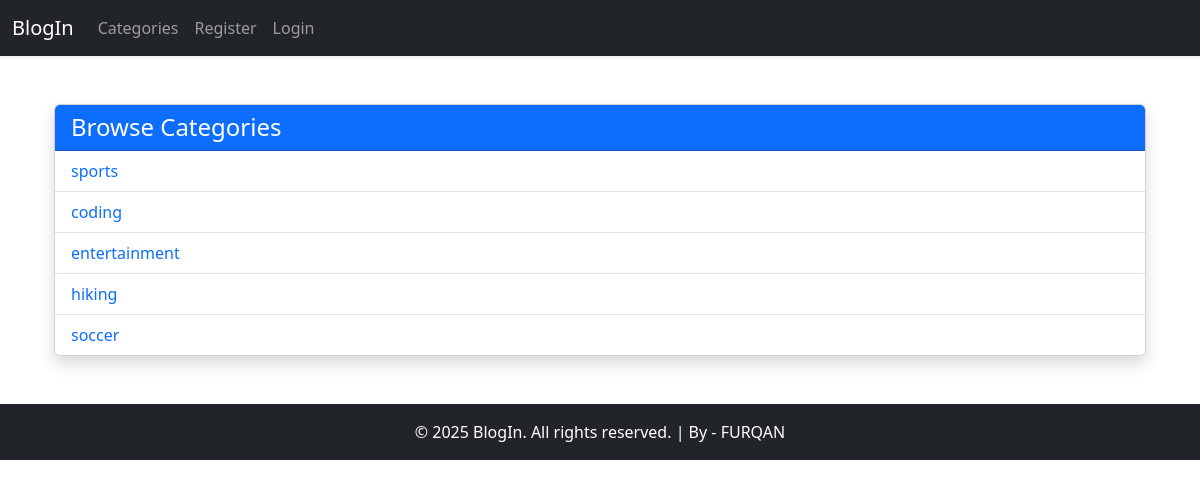
The page /category-list/ on the database its author committed.
### theblog/models.py (models this page shows, shortened)
class Category(models.Model):
    name= models.CharField(max_length=255)
    def __str__(self):
        return self.name

### theblog/views.py (the view)
# urls.py: path('category-list/', CategoryListView, name='category-list'),
def CategoryListView(request):
    cat_menu_list= Category.objects.all()
    return render(request, 'category_list.html', {'cat_menu_list':cat_menu_list})

### theblog/templates/category_list.html (shortened to what this page needs)
{% extends 'base.html' %}
{% block content %}
<div class="container mt-5">
  <div class="card shadow">
    <div class="card-header bg-primary text-white">
      <h4 class="mb-0">Browse Categories</h4>
    </div>
    <ul class="list-group list-group-flush">
      {% for item in cat_menu_list %}
        <li class="list-group-item">
          <a href="{% url 'category' item|slugify %}" class="text-decoration-none text-primary">
            {{ item }}
          </a>
        </li>
      {% empty %}
        <li class="list-group-item text-muted">No categories available.</li>
      {% endfor %}
    </ul>
  </div>
</div>
{% endblock %}

### rows shown on the page
Category: name "sports"
Category: name "coding"
Category: name "entertainment"
Category: name "hiking"
Category: name "soccer"

### other values the page prints
{{ year|default:"2025" }} "2025"
